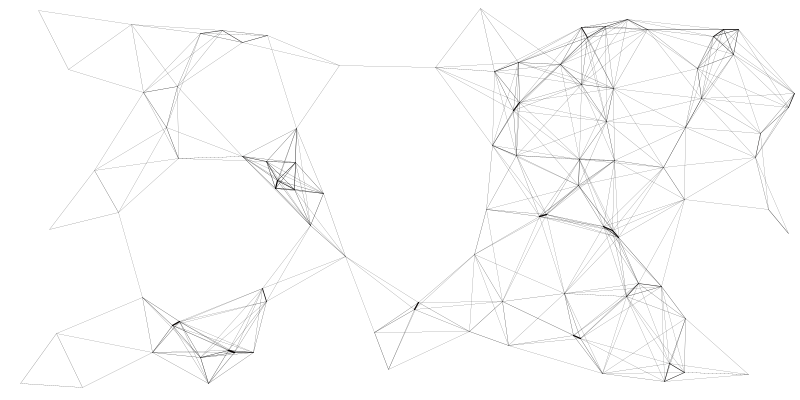
Frame 1 (no input)
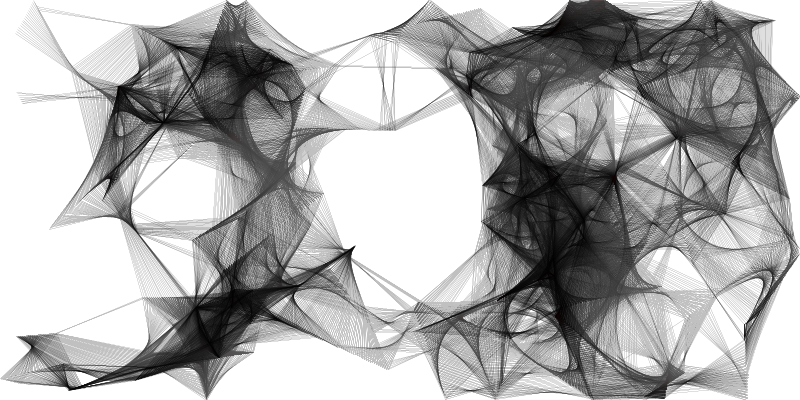
Frame 60 (the mouse pressed at the canvas centre just before this capture)
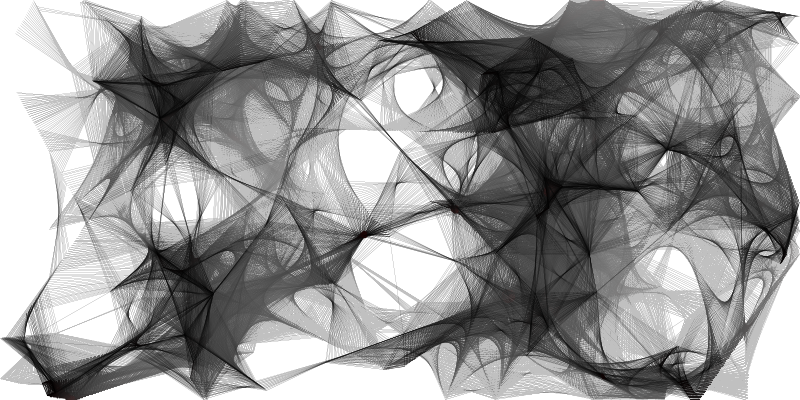
Frame 120 (the mouse held since frame 60 and released just before this capture)

The Processing sketch that drew these frames (run headless with seeded random() and noise(); from frame 60 on, the mouse is pressed at the canvas centre):

// Processing sketch: processing_44557
// ── processing_44557.pde

//  R.A. Robertson 2011.10 ~ www.rariora.org ~
//  Study derived from "collision test" www.kaubonschen.com
//  credit to Kim Asendorf http://openprocessing.org/visuals/?visualID=3520

Ball[] myBall;
int ballAmount = 100;
int distance = 100;
float distBalls, lineWeight, fr;
int d = 2;  // Diameter.
boolean toggleLoop = true;

void setup() {
  size(800, 400);
  //  size(screen.width, screen.height);
  background(255);
  fill(0);
  smooth();

  //class setup
  myBall = new Ball[ballAmount];
  for (int i = 0; i < ballAmount; i++) {
    myBall[i] = new Ball();
    myBall[i].setup();
  }
}

void draw() {
  //  background(255);
  noStroke();
  fill(255, 2.0);
  rect(0, 0, width, height);
  for (int i = 0; i < ballAmount; i++) {
    myBall[i].collide();  // Physics collision.
    myBall[i].step();
    fill(255, 0, 0);
    //    myBall[i].drawBall();  // Optional node display.
    for (int j = 0; j < i; j++) {
      if (i != j) {
        distBalls = dist(myBall[i].x, myBall[i].y, myBall[j].x, myBall[j].y);

        if (distBalls <= distance) {  // Use this block for proximal lines.
          lineWeight = 10/distBalls;
          stroke(lineWeight*5, lineWeight, lineWeight);
          strokeWeight(lineWeight);
          line(myBall[i].x, myBall[i].y, myBall[j].x, myBall[j].y);
        }
        //        stroke(0, 10);  // Use this instead for global lines.
        //        line(myBall[i].x, myBall[i].y, myBall[j].x, myBall[j].y);

        //        if (distBalls <= d) {  // Simple collision reset.
        //          myBall[i].setInc();  // If using, comment out collide().
        //          myBall[j].setInc();

        //        }
      }
    }
  }
}

void mousePressed() {
  if (mouseButton == LEFT) {
    if (toggleLoop) { 
      noLoop(); 
      toggleLoop = false;
    }
    else { 
      loop(); 
      toggleLoop = true;
    }
  }
  if (mouseButton == RIGHT) {
    setup();
  }
}

//THE CLASS
class Ball {
  float x, y, incX, incY;

  void setup() {
    x = random(width);
    y = random(height);
    setInc();
  }

  //speed
  void setInc() {
    incX = random(-2, 2);
    incY = random(-2, 2);
  }

  //the ball
  void drawBall() {
    noStroke();
    ellipse(x, y, d, d);
  }

  //direction
  void step() {
    if (x >= width - d/2 || x <= 0 + d/2) {
      incX = -incX;
    }
    if (y >= height - d/2 || y <= 0 + d/2) {
      incY = -incY;
    }
    x = x + incX;
    y = y + incY;
  }

  // Optional Collision Physics a la "Bouncy Bubbles."
  float dx, dy, distance, minDist, angle, targetX, targetY, ax, ay;
  float friction = 1.0004, frictionX = friction, frictionY = friction;
  int diameter = d;
  void collide() {
    for (int i = 0; i < ballAmount; i++) {
      dx = myBall[i].x - x;
      dy = myBall[i].y - y;
      distance = sqrt(dx*dx + dy*dy);
      minDist = myBall[i].diameter/2 + diameter/2;
      if (distance < minDist) { 
        angle = atan2(dy, dx);
        targetX = x + cos(angle) * minDist;
        targetY = y + sin(angle) * minDist;
        ax = (targetX - myBall[i].x);
        ay = (targetY - myBall[i].y);
        incX -= ax;
        incY -= ay;
        myBall[i].incX += ax;
        myBall[i].incY += ay;
        incX /= frictionX;
        incY /= frictionY;
        //     int f = frameCount;
        //     println(f + "    " + incX);
      }
    }
  }
}

//www.kaubonschen.com
/*
Notes:
 This excellent sketch, in its original form, makes for a fine
 study in understanding how to not only create a particle system,
 but set up relationships between each particle in the system.
 
 I've taken out some code that was not necessary for simple study's
 sake. I rearranged some things and inadvertently found some
 optimization opportunities.
 
 By default, the original code only draws lines between proximal
 particles as defined by a specified distance. As well as being
 cool, it does make the sketch run faster. I've included an option
 to show all lines globally, with performance penalty and all.
 Reduce particle number to help with speed.
 
 At odds with my desire to have a really simple sketch for study,
 I also wanted to see if I could upgrade the collision detection
 for more realistic physics. So I lifted the collide() method from
 "bouncy_bubbles" (http://processing.org/learning/topics/bouncybubbles.html)
 and integrated it in this sketch. I'm not sure it greatly improves
 the aesthetics, but the performance hit is not bad, and it was a 
 good learning exercise for me.
 
 However, "Bouncing Bubbles" has a runaway effect above a certain 
 particle count and diameter, even in the original code. I added some
 friction to offset this, but it's an imperfect solution.
 */                                                                             
